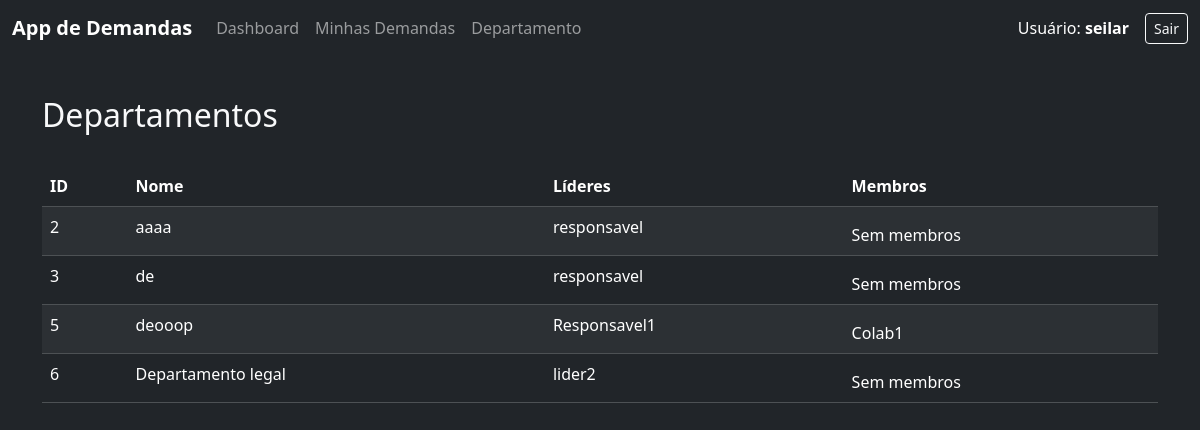
The app's page /privado/departamento/ (signed in), older data.
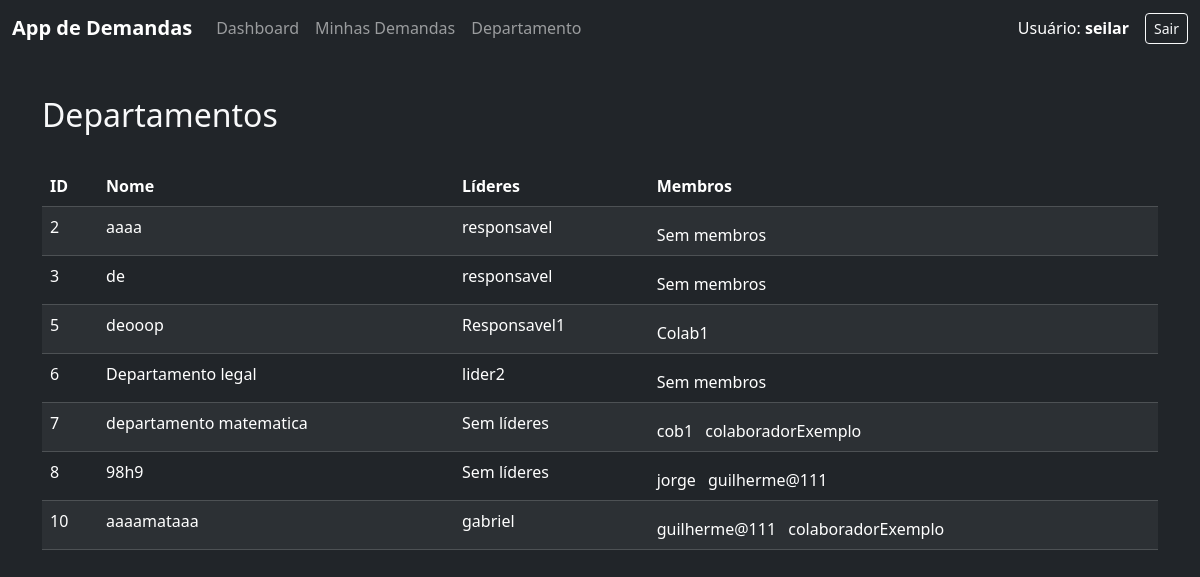
The same page, newer data.
### departamento/models.py (models this page shows, shortened)
class Departamento(models.Model):
    id = models.AutoField(primary_key=True)
    nome = models.CharField(max_length=100, unique=True)
    lideres = models.ManyToManyField('usuario.Usuario', related_name='departamentos_liderados')
    membros = models.ManyToManyField('usuario.Usuario', related_name='departamentos', blank=True)

### usuario/models.py (models this page shows, shortened)
class Usuario(models.Model):
    id = models.AutoField(primary_key=True)
    nome = models.CharField(max_length=100)
    usuario = models.CharField(max_length=100)
    senha = models.CharField(max_length=100)
    matricula = models.CharField(max_length=20, unique=True)
    tipo = models.CharField(max_length=4, choices=Tipo_Usuario.choices)
    email = models.EmailField(unique=True)
    status = models.CharField(max_length=4, choices=Status.choices, default=Status.ATIVO)
    def temPrivilegio(self):
        return self.tipo == Tipo_Usuario.ADM or self.tipo == Tipo_Usuario.LID

### departamento/views.py (the view)
# urls.py: path('privado/departamento/', include('departamento.urls')),
def departamento(request):
    usuario_obj = checkSession(request)
    if not usuario_obj:
        return redirect('home')
    lideres = Usuario.objects.filter(tipo=Tipo_Usuario.LID)
    funcionarios = Usuario.objects.filter(tipo=Tipo_Usuario.FUNC)
    funcionarios_sem_departamento = [u for u in funcionarios if not u.departamentos.exists()]
    if usuario_obj.tipo == Tipo_Usuario.FUNC:
        departamentos = Departamento.objects.filter(membros=usuario_obj)
    else:
        departamentos = Departamento.objects.all()
    return render(request, "privado/departamento.html", {
        'usuario_obj': usuario_obj,
        'lideres': lideres,
        'funcionarios': funcionarios,
        'funcionarios_sem_departamento': funcionarios_sem_departamento,
        'departamentos': departamentos,
    })

### departamento/views.py (called while the page is built)
def checkSession(request):
    usuario_id = request.session.get('usuario_id')
    if not usuario_id:
        return None
    try:
        return Usuario.objects.get(id=usuario_id)
    except Usuario.DoesNotExist:
        request.session.flush()
        return None

### templates/privado/departamento.html (shortened to what this page needs)
{% extends 'privado/base.html' %}
{% block content %}
<div class="container py-4">
  <div class="d-flex justify-content-between align-items-center mb-4">
    <h2>Departamentos</h2>
  </div>
  <table class="table table-dark table-striped">
    <thead>
      <tr>
        <th>ID</th>
        <th>Nome</th>
        <th>Líderes</th>
        {% if not usuario_obj or not usuario_obj.tipo == 'func' %}
        <th>Membros</th>
        {% endif %}
      </tr>
    </thead>
    <tbody>
      {% for dep in departamentos %}
      <tr>
        <td>{{ dep.id }}</td>
        <td>{{ dep.nome }}</td>
        <td>
          {% for l in dep.lideres.all %}
            {{ l.nome }}{% if not forloop.last %}, {% endif %}
          {% empty %}
            <span class="text-white">Sem líderes</span>
          {% endfor %}
        </td>
        {% if not usuario_obj or not usuario_obj.tipo == 'func' %}
        <td>
          <div class="mt-2">
            {% for m in dep.membros.all %}
              <div class="d-inline-block me-2">
                {{ m.nome }}
              </div>
            {% empty %}
              <div class="text-white">Sem membros</div>
            {% endfor %}
          </div>
        </td>
        {% endif %}
      </tr>
      {% empty %}
      <tr>
        <td colspan="4" class="text-center">Nenhum departamento cadastrado.</td>
      </tr>
      {% endfor %}
    </tbody>
  </table>
</div>
{% endblock %}

Row changes from the older to the newer data that the page shows:
added Departamento: id "7", nome "departamento matematica"
now on this page (row unchanged): Usuario: nome "cob1", shown under "7"
added Usuario: nome "colaboradorExemplo"
added Departamento: id "8", nome "98h9"
now on this page (row unchanged): Usuario: nome "jorge", shown under "8"
now on this page (row unchanged): Usuario: nome "guilherme@111"
added Departamento: id "10", nome "aaaamataaa"
added Usuario: nome "gabriel", shown under "10"
